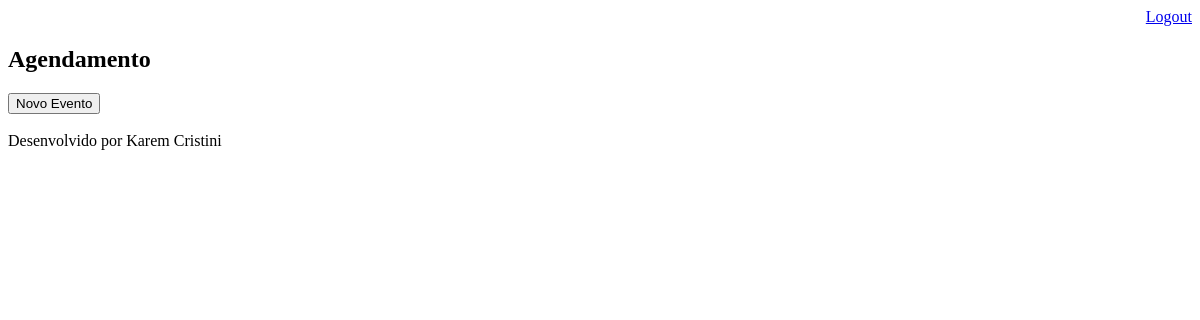
Page /agenda/ (signed in) on the earlier database version.
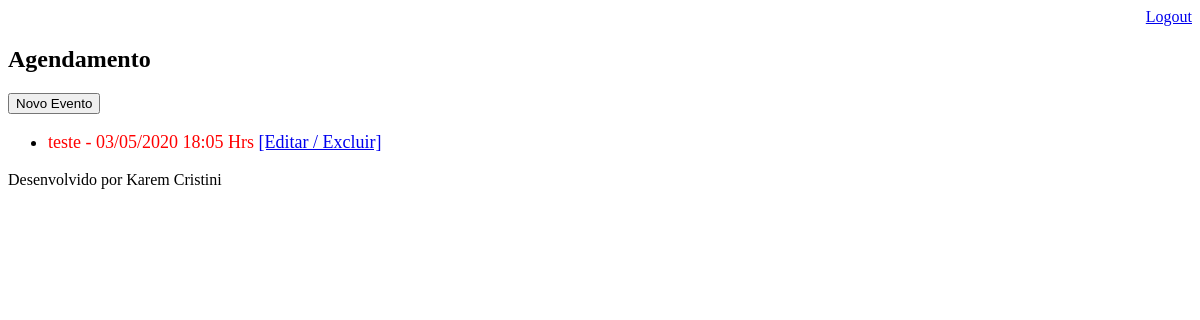
Same page on the later database version.
### core/models.py (models this page shows, shortened)
class Evento(models.Model):
    titulo = models.CharField(max_length=100)
    descricao = models.TextField(blank=True, null=True)
    data_evento = models.DateTimeField()
    data_criacao = models.DateTimeField(auto_now=True)
    usuario = models.ForeignKey(User, on_delete=models.CASCADE)
    def  get_data_evento(self):
        return self.data_evento.strftime('%d/%m/%Y %H:%m Hrs')
    def get_evento_atrasado(self):
        if self.data_evento < datetime.now():
            return True
        else:
            return False

### core/views.py (the view)
# urls.py: path('agenda/', views.lista_eventos),
@login_required(login_url='/login/')
def lista_eventos(request):
    usuario = request.user
    data_atual = datetime.now() - timedelta(hours=1)
    evento = Evento.objects.filter(usuario=usuario)
    dados = {'eventos': evento}
    return render(request, 'agenda.html',dados)

### Agenda/templates/agenda.html
{% extends 'model_page.html' %}
{% block content  %}
<h2> Agendamento </h2>
<a href="evento/">
<button type="button"> Novo Evento </button>
</a>
<ul style="font-size: 18px">
{% for evento in eventos %}
<li>
<div style ={% if evento.get_evento_atrasado %} "color:red"{% endif %} >
     {{evento.titulo}} - {{evento.get_data_evento}}
  <a href="evento/?id={{evento.id}}" >[Editar </a>
  <a href="evento/delete/{{evento.id}}/">/ Excluir] </a>
</div>
</li>
{% endfor %}
</ul>
{% endblock  %}

Differences in the rows shown:
added Evento: titulo "teste", get_data_evento "03/05/2020 18:05 Hrs"
